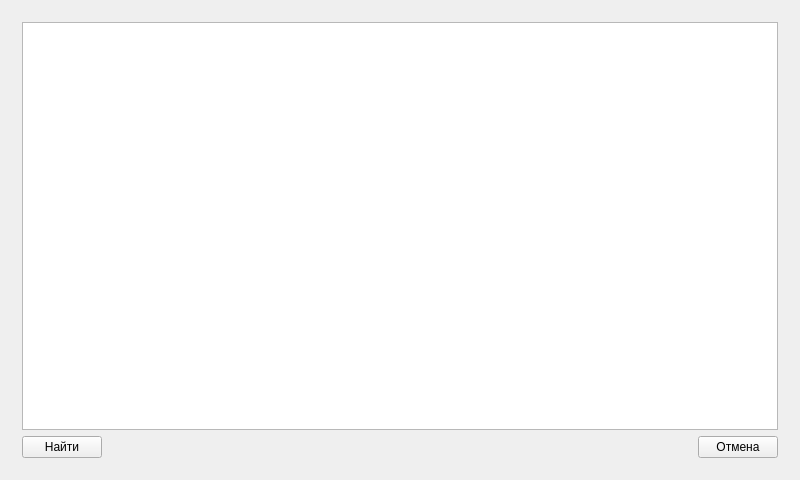
<?xml version="1.0" encoding="UTF-8"?>
<ui version="4.0">
 <class>MainWindow</class>
 <widget class="QMainWindow" name="MainWindow">
  <property name="geometry">
   <rect>
    <x>0</x>
    <y>0</y>
    <width>800</width>
    <height>480</height>
   </rect>
  </property>
  <property name="windowTitle">
   <string>MainWindow</string>
  </property>
  <widget class="QWidget" name="centralWidget">
   <layout class="QHBoxLayout" name="horizontalLayout">
    <item>
     <widget class="QStackedWidget" name="stackedWidget">
      <property name="currentIndex">
       <number>1</number>
      </property>
      <widget class="QWidget" name="MainPage">
       <layout class="QHBoxLayout" name="horizontalLayout_8">
        <item>
         <layout class="QVBoxLayout" name="verticalLayout_9">
          <item>
           <spacer name="verticalSpacer">
            <property name="orientation">
             <enum>Qt::Vertical</enum>
            </property>
            <property name="sizeHint" stdset="0">
             <size>
              <width>20</width>
              <height>40</height>
             </size>
            </property>
           </spacer>
          </item>
          <item>
           <layout class="QHBoxLayout" name="horizontalLayout_7">
            <item>
             <spacer name="horizontalSpacer">
              <property name="orientation">
               <enum>Qt::Horizontal</enum>
              </property>
              <property name="sizeHint" stdset="0">
               <size>
                <width>40</width>
                <height>20</height>
               </size>
              </property>
             </spacer>
            </item>
            <item>
             <layout class="QVBoxLayout" name="verticalLayout_2">
              <item>
               <widget class="QPushButton" name="SearchButton">
                <property name="text">
                 <string>Подключиться</string>
                </property>
               </widget>
              </item>
              <item>
               <widget class="QPushButton" name="SettingsButton">
                <property name="text">
                 <string>Настройки</string>
                </property>
               </widget>
              </item>
              <item>
               <widget class="QPushButton" name="ExitButton">
                <property name="text">
                 <string>Выход</string>
                </property>
               </widget>
              </item>
             </layout>
            </item>
            <item>
             <spacer name="horizontalSpacer_5">
              <property name="orientation">
               <enum>Qt::Horizontal</enum>
              </property>
              <property name="sizeHint" stdset="0">
               <size>
                <width>40</width>
                <height>20</height>
               </size>
              </property>
             </spacer>
            </item>
           </layout>
          </item>
         </layout>
        </item>
       </layout>
      </widget>
      <widget class="QWidget" name="SearchPage">
       <layout class="QVBoxLayout" name="verticalLayout_5">
        <item>
         <layout class="QVBoxLayout" name="verticalLayout_4">
          <item>
           <widget class="QListWidget" name="DevicesList"/>
          </item>
          <item>
           <layout class="QHBoxLayout" name="horizontalLayout_2">
            <item>
             <widget class="QPushButton" name="BeginSearchButton">
              <property name="text">
               <string>Найти</string>
              </property>
             </widget>
            </item>
            <item>
             <spacer name="horizontalSpacer_2">
              <property name="orientation">
               <enum>Qt::Horizontal</enum>
              </property>
              <property name="sizeHint" stdset="0">
               <size>
                <width>40</width>
                <height>20</height>
               </size>
              </property>
             </spacer>
            </item>
            <item>
             <widget class="QPushButton" name="CancelButton">
              <property name="text">
               <string>Отмена</string>
              </property>
             </widget>
            </item>
           </layout>
          </item>
         </layout>
        </item>
       </layout>
      </widget>
      <widget class="QWidget" name="ControlPage">
       <layout class="QVBoxLayout" name="verticalLayout_10">
        <item>
         <layout class="QHBoxLayout" name="horizontalLayout_3">
          <item>
           <widget class="QPushButton" name="TurnLeftButton">
            <property name="sizePolicy">
             <sizepolicy hsizetype="Fixed" vsizetype="Fixed">
              <horstretch>0</horstretch>
              <verstretch>0</verstretch>
             </sizepolicy>
            </property>
            <property name="text">
             <string/>
            </property>
            <property name="icon">
             <iconset resource="icons.qrc">
              <normaloff>:/Resources/Icons/ButtonTurnLeft.png</normaloff>:/Resources/Icons/ButtonTurnLeft.png</iconset>
            </property>
            <property name="iconSize">
             <size>
              <width>32</width>
              <height>32</height>
             </size>
            </property>
           </widget>
          </item>
          <item>
           <spacer name="horizontalSpacer_3">
            <property name="orientation">
             <enum>Qt::Horizontal</enum>
            </property>
            <property name="sizeHint" stdset="0">
             <size>
              <width>40</width>
              <height>20</height>
             </size>
            </property>
           </spacer>
          </item>
          <item>
           <widget class="QPushButton" name="EmergencyLightButton">
            <property name="text">
             <string/>
            </property>
            <property name="icon">
             <iconset resource="icons.qrc">
              <normaloff>:/Resources/Icons/ButtonEmergencyLight.png</normaloff>:/Resources/Icons/ButtonEmergencyLight.png</iconset>
            </property>
            <property name="iconSize">
             <size>
              <width>32</width>
              <height>32</height>
             </size>
            </property>
           </widget>
          </item>
          <item>
           <spacer name="horizontalSpacer_9">
            <property name="orientation">
             <enum>Qt::Horizontal</enum>
            </property>
            <property name="sizeHint" stdset="0">
             <size>
              <width>40</width>
              <height>20</height>
             </size>
            </property>
           </spacer>
          </item>
          <item>
           <widget class="QPushButton" name="TurnRightButton">
            <property name="sizePolicy">
             <sizepolicy hsizetype="Fixed" vsizetype="Fixed">
              <horstretch>0</horstretch>
              <verstretch>0</verstretch>
             </sizepolicy>
            </property>
            <property name="text">
             <string/>
            </property>
            <property name="icon">
             <iconset resource="icons.qrc">
              <normaloff>:/Resources/Icons/ButtonTurnRight.png</normaloff>:/Resources/Icons/ButtonTurnRight.png</iconset>
            </property>
            <property name="iconSize">
             <size>
              <width>32</width>
              <height>32</height>
             </size>
            </property>
           </widget>
          </item>
         </layout>
        </item>
        <item>
         <layout class="QHBoxLayout" name="horizontalLayout_4">
          <item>
           <layout class="QVBoxLayout" name="verticalLayout_3">
            <item>
             <spacer name="verticalSpacer_2">
              <property name="orientation">
               <enum>Qt::Vertical</enum>
              </property>
              <property name="sizeHint" stdset="0">
               <size>
                <width>20</width>
                <height>40</height>
               </size>
              </property>
             </spacer>
            </item>
            <item>
             <widget class="QSlider" name="AccelerationSlider">
              <property name="sizePolicy">
               <sizepolicy hsizetype="Expanding" vsizetype="Expanding">
                <horstretch>0</horstretch>
                <verstretch>0</verstretch>
               </sizepolicy>
              </property>
              <property name="minimumSize">
               <size>
                <width>30</width>
                <height>0</height>
               </size>
              </property>
              <property name="sizeIncrement">
               <size>
                <width>0</width>
                <height>0</height>
               </size>
              </property>
              <property name="focusPolicy">
               <enum>Qt::StrongFocus</enum>
              </property>
              <property name="minimum">
               <number>0</number>
              </property>
              <property name="maximum">
               <number>255</number>
              </property>
              <property name="singleStep">
               <number>1</number>
              </property>
              <property name="value">
               <number>127</number>
              </property>
              <property name="orientation">
               <enum>Qt::Vertical</enum>
              </property>
             </widget>
            </item>
            <item>
             <spacer name="verticalSpacer_3">
              <property name="orientation">
               <enum>Qt::Vertical</enum>
              </property>
              <property name="sizeType">
               <enum>QSizePolicy::Minimum</enum>
              </property>
              <property name="sizeHint" stdset="0">
               <size>
                <width>20</width>
                <height>40</height>
               </size>
              </property>
             </spacer>
            </item>
           </layout>
          </item>
          <item>
           <layout class="QVBoxLayout" name="verticalLayout_6">
            <item>
             <spacer name="horizontalSpacer_4">
              <property name="orientation">
               <enum>Qt::Horizontal</enum>
              </property>
              <property name="sizeHint" stdset="0">
               <size>
                <width>40</width>
                <height>20</height>
               </size>
              </property>
             </spacer>
            </item>
            <item>
             <widget class="QSlider" name="SteeringSlider">
              <property name="minimumSize">
               <size>
                <width>0</width>
                <height>30</height>
               </size>
              </property>
              <property name="minimum">
               <number>-90</number>
              </property>
              <property name="maximum">
               <number>90</number>
              </property>
              <property name="orientation">
               <enum>Qt::Horizontal</enum>
              </property>
             </widget>
            </item>
            <item>
             <spacer name="verticalSpacer_4">
              <property name="orientation">
               <enum>Qt::Vertical</enum>
              </property>
              <property name="sizeType">
               <enum>QSizePolicy::Minimum</enum>
              </property>
              <property name="sizeHint" stdset="0">
               <size>
                <width>20</width>
                <height>40</height>
               </size>
              </property>
             </spacer>
            </item>
           </layout>
          </item>
          <item>
           <layout class="QVBoxLayout" name="verticalLayout_7">
            <item>
             <layout class="QHBoxLayout" name="horizontalLayout_6">
              <item>
               <widget class="QLabel" name="BatteryLevelInfoLabel">
                <property name="text">
                 <string>Уровень аккум:</string>
                </property>
               </widget>
              </item>
              <item>
               <widget class="QLabel" name="BatteryLevelValueLabel">
                <property name="text">
                 <string>0</string>
                </property>
               </widget>
              </item>
             </layout>
            </item>
            <item>
             <layout class="QVBoxLayout" name="verticalLayout">
              <item>
               <widget class="QPushButton" name="HeadlightButton">
                <property name="text">
                 <string/>
                </property>
                <property name="icon">
                 <iconset resource="icons.qrc">
                  <normaloff>:/Resources/Icons/ButtonHeadLight.png</normaloff>:/Resources/Icons/ButtonHeadLight.png</iconset>
                </property>
                <property name="iconSize">
                 <size>
                  <width>32</width>
                  <height>32</height>
                 </size>
                </property>
               </widget>
              </item>
              <item>
               <widget class="QPushButton" name="NeonLightButton">
                <property name="text">
                 <string>PushButton</string>
                </property>
               </widget>
              </item>
              <item>
               <spacer name="verticalSpacer_5">
                <property name="orientation">
                 <enum>Qt::Vertical</enum>
                </property>
                <property name="sizeHint" stdset="0">
                 <size>
                  <width>20</width>
                  <height>40</height>
                 </size>
                </property>
               </spacer>
              </item>
             </layout>
            </item>
           </layout>
          </item>
         </layout>
        </item>
       </layout>
      </widget>
      <widget class="QWidget" name="SettingsPage">
       <layout class="QVBoxLayout" name="verticalLayout_8">
        <item>
         <widget class="QLabel" name="label_2">
          <property name="text">
           <string>Выбор устройства:</string>
          </property>
         </widget>
        </item>
        <item>
         <widget class="QComboBox" name="comboBox">
          <item>
           <property name="text">
            <string>Искать новое устройство</string>
           </property>
          </item>
          <item>
           <property name="text">
            <string>Подключиться к последнему устройству</string>
           </property>
          </item>
         </widget>
        </item>
        <item>
         <widget class="QLabel" name="label">
          <property name="text">
           <string>Смещение оси Y (при проблемах с поворотом)</string>
          </property>
         </widget>
        </item>
        <item>
         <widget class="QComboBox" name="comboBox_2">
          <item>
           <property name="text">
            <string>По умолчанию</string>
           </property>
          </item>
          <item>
           <property name="text">
            <string>Сместить влево на 90 градусов</string>
           </property>
          </item>
          <item>
           <property name="text">
            <string>Сместить вправо на 90 градусов</string>
           </property>
          </item>
          <item>
           <property name="text">
            <string>Сместить на 180 градусов</string>
           </property>
          </item>
         </widget>
        </item>
        <item>
         <widget class="QCheckBox" name="checkBox">
          <property name="text">
           <string>Включить отладку</string>
          </property>
         </widget>
        </item>
        <item>
         <layout class="QHBoxLayout" name="horizontalLayout_5">
          <item>
           <spacer name="horizontalSpacer_8">
            <property name="orientation">
             <enum>Qt::Horizontal</enum>
            </property>
            <property name="sizeHint" stdset="0">
             <size>
              <width>40</width>
              <height>20</height>
             </size>
            </property>
           </spacer>
          </item>
          <item>
           <widget class="QPushButton" name="ReturnSettingsButton">
            <property name="text">
             <string>Назад</string>
            </property>
           </widget>
          </item>
         </layout>
        </item>
       </layout>
      </widget>
     </widget>
    </item>
   </layout>
  </widget>
 </widget>
 <layoutdefault spacing="6" margin="11"/>
 <resources>
  <include location="icons.qrc"/>
 </resources>
 <connections/>
</ui>
